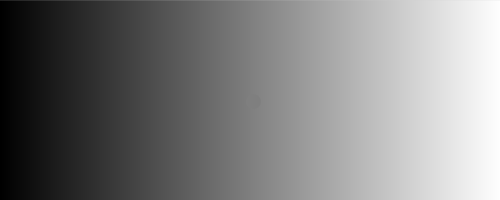
Frame 1 (no input)
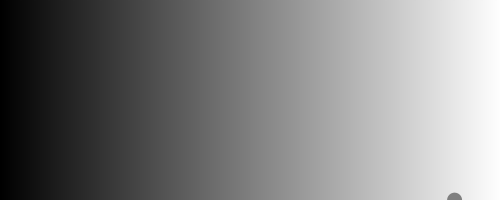
Frame 60 (the mouse pressed at the canvas centre just before this capture)
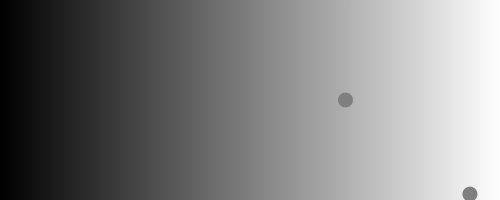
Frame 120 (the mouse held since frame 60 and released just before this capture)

The Processing sketch that drew these frames (run headless with seeded random() and noise(); from frame 60 on, the mouse is pressed at the canvas centre):

// Processing sketch: processing_93922
// ── processing_93922.pde

/* 
 Joan Soler-Adillon
 Realitat Virtual || Realidad Virtual - Processing
 Màster en Arts Digitals, UPF
 http://www.joan.cat/
 
 Basado en:
 http://www.fundacionmaturen.com/images/tira gris.gif 
 */

int numeroBolas = 1;

//creamos un array de posiciones y otro de velocidades con ARRAYLIST
ArrayList posiciones = new ArrayList();
ArrayList velocidades = new ArrayList();

//... y tamaño con int
int sz = 15;

void setup() {
  size(500,200);
  //inicializamos los PVector:
  for(int i = 0; i<numeroBolas; i++) {
    posiciones.add(new PVector(width/2, height/2));
    velocidades.add(new PVector(random(.5,5),random(.5,5)));
  }
}

void draw() {

  //dibujamos el fondo
  colorMode(RGB, width);
  for(int i=0;i<width;i++) {
    stroke(i);
    line(i,0,i,width);
  }

  noStroke();
  fill(width/2);

  //actualizamos posición
  for(int i = 0; i<posiciones.size(); i++) {
    PVector p = (PVector) posiciones.get(i);
    PVector v = (PVector) velocidades.get(i);
    p.add(v);

    //dibujo
    ellipse(p.x,p.y,sz,sz);

    //comprobamos límites y invertimos velocidad si hace falta:
    if((p.x<0)||(p.x>width)) {
      v.x = -v.x;
    }
    if((p.y<0)||(p.y>height)) {
      v.y = -v.y;
    }
  }
}

/////// Y ahora podemos añadir elementos dinámicamente:

void mousePressed(){
      posiciones.add(new PVector(width/2, height/2));
    velocidades.add(new PVector(random(.5,5),random(.5,5)));
}
